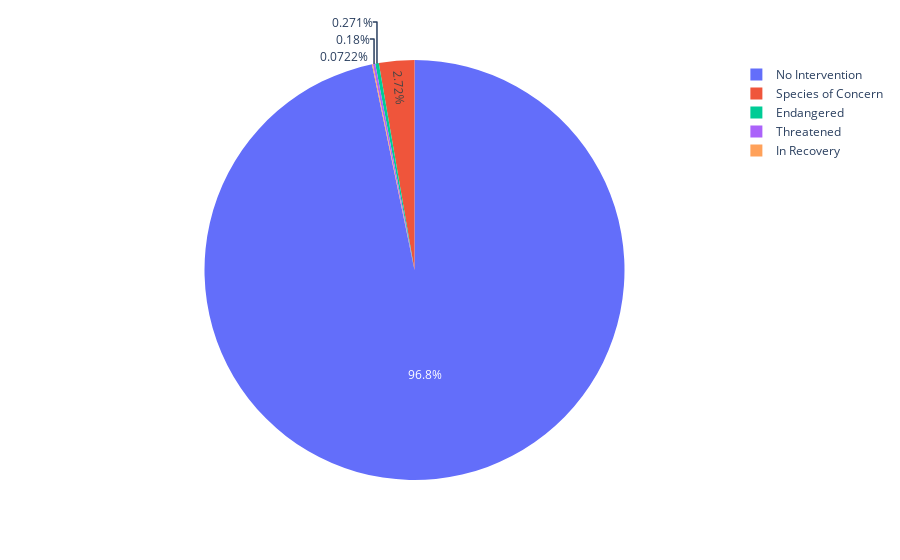

This figure's notebook cell:
### Markdown cell above
Since there a so much more species in 'No intervention group', bar chart does not tell us that much. Interactive pie chart could visualize the data better.

### Code cell
import plotly.express as px

fig = px.pie(protection_counts, values='scientific_name', names='conservation_status')
fig.show()

### Figure 1 — Plotly figure (JSON) as saved in the notebook; plotly's stock layout.template omitted (floating-point values rounded to 4 significant figures)
{"data": [{"domain": {"x": [0, 1], "y": [0, 1]}, "hovertemplate": "conservation_status=%{label}<br>scientific_name=%{value}<extra></extra>", "labels": ["In Recovery", "Threatened", "Endangered", "Species of Concern", "No Intervention"], "legendgroup": "", "name": "", "showlegend": true, "type": "pie", "values": [4, 10, 15, 151, 5363]}], "layout": {"legend": {"tracegroupgap": 0}, "margin": {"t": 60}}}
